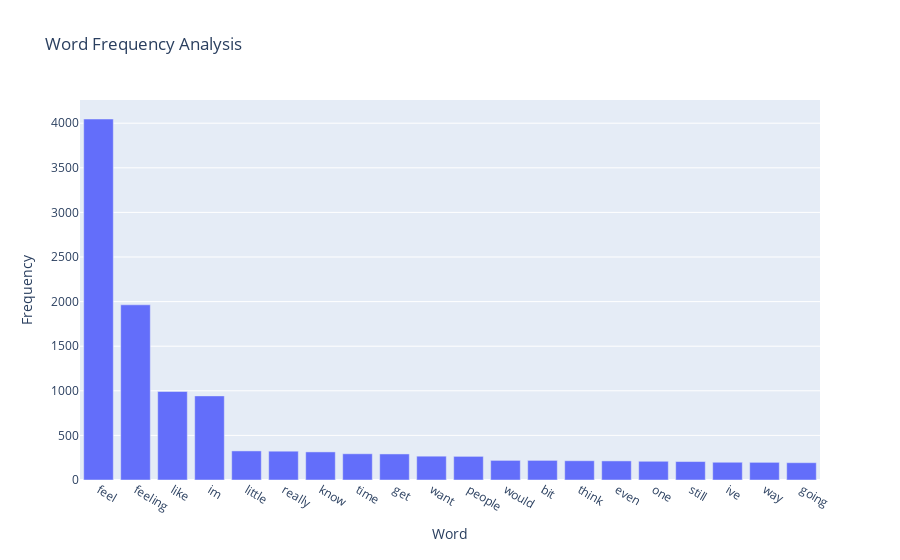

The notebook cell this image was saved under:
### Code cell
# Create an interactive bar chart with Plotly Express
fig = px.bar(word_freq_df.head(20), x='word', y='count', title='Word Frequency Analysis')
fig.update_xaxes(title_text='Word')
fig.update_yaxes(title_text='Frequency')
fig.show()

### Figure 1 — Plotly figure (JSON) as saved in the notebook; plotly's stock layout.template omitted (floating-point values rounded to 4 significant figures)
{"data": [{"alignmentgroup": "True", "hovertemplate": "word=%{x}<br>count=%{y}<extra></extra>", "legendgroup": "", "marker": {"color": "#636efa", "pattern": {"shape": ""}}, "name": "", "offsetgroup": "", "orientation": "v", "showlegend": false, "textposition": "auto", "type": "bar", "x": ["feel", "feeling", "like", "im", "little", "really", "know", "time", "get", "want", "people", "would", "bit", "think", "even", "one", "still", "ive", "way", "going"], "xaxis": "x", "y": [4047, 1964, 992, 943, 326, 323, 315, 294, 292, 267, 265, 220, 220, 216, 214, 210, 207, 199, 198, 194], "yaxis": "y"}], "layout": {"barmode": "relative", "legend": {"tracegroupgap": 0}, "title": {"text": "Word Frequency Analysis"}, "xaxis": {"anchor": "y", "domain": [0, 1], "title": {"text": "Word"}}, "yaxis": {"anchor": "x", "domain": [0, 1], "title": {"text": "Frequency"}}}}
